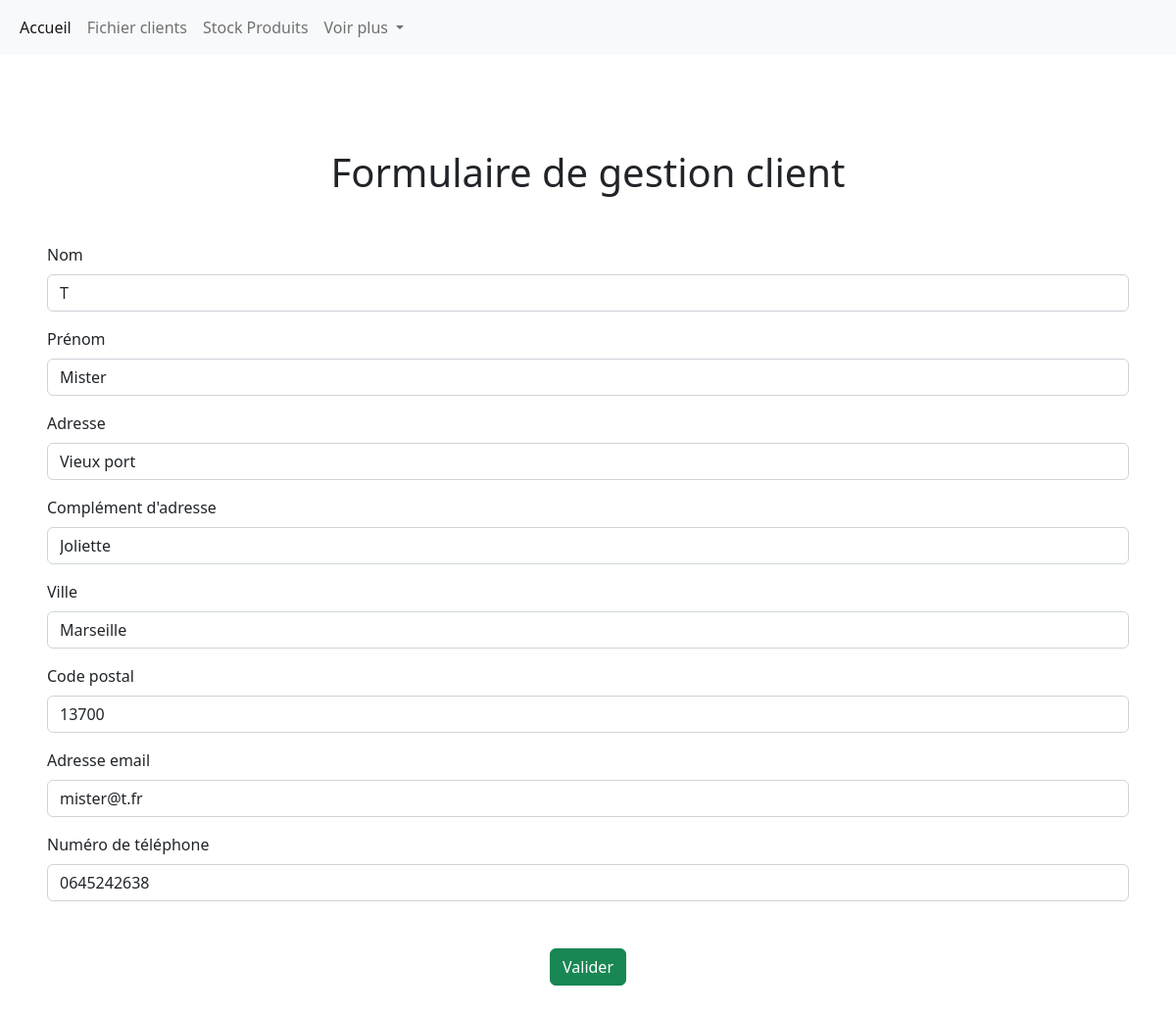
/Customers/customerManagement/2 (signed in), run on the app's committed database.
### tables this page shows
CREATE TABLE `customers` (
  `id` int(11) NOT NULL,
  `firstname` varchar(255) NOT NULL,
  `lastname` varchar(255) NOT NULL,
  `address` varchar(255) NOT NULL,
  `additional_address` varchar(255) DEFAULT NULL,
  `zip_code` varchar(5) NOT NULL,
  `city` varchar(128) NOT NULL,
  `email` varchar(255) NOT NULL,
  `phone_number` varchar(10) DEFAULT NULL
);

### utils/Render.php (called while the page is built, shortened)
<?php
class Render
{
    public static function render(string $path, array $var = [])
    {
        extract($var);
        require('views/' . $path .  '.phtml');
        require('views/layout.phtml');
    }
}

### index.php (called while the page is built, shortened)
<?php
require_once "config/Autoloader.php";
$route = new Routing();
$route->get();

### controllers/Controller.php (called while the page is built, shortened)
<?php
abstract class Controller
{
    public function __construct()
    {
        $this->model = new $this->modelName();
    }
}

### config/Autoloader.php (called while the page is built, shortened)
<?php
class Autoloader
{
    public static function Autoload()
    {
        spl_autoload_register(function ($classname) {
            $classname = str_replace("\\", "/", $classname);
        });
    }
}

### config/Database.php (called while the page is built, shortened)
<?php
class Database
{
    private static $instance = NULL;
    public static function getPdo(): PDO
    {
        if (self::$instance === NULL) {
            self::$instance = new PDO('mysql:host=localhost;dbname=pedale_joyeuse;charset=utf8', 'root', 'root', [
                PDO::ATTR_ERRMODE => PDO::ERRMODE_EXCEPTION,
                PDO::ATTR_DEFAULT_FETCH_MODE => PDO::FETCH_ASSOC
            ]);
        }
        return self::$instance;
    }
}

### models/Model.php (called while the page is built, shortened)
<?php
abstract class Model
{
    protected PDO $pdo;
    protected string $table;
    public function __construct()
    {
        $this->pdo = \config\Database::getpdo();
    }
    public function find(int $id)
    {
        $query = $this->pdo->prepare("SELECT * FROM {$this->table} WHERE id = :id");
        $query->execute(['id' => $id]);
        return $query->fetch();
    }
}

### views/customerManagement.phtml (the view)
<h1 class="text-center m-5">Formulaire de gestion client</h1>
<form action="/pedaleJoyeuse/Customers/createOrUpadateCustomer/<?php if (isset($customer)) echo $customer['id']; ?>" method="POST">
    <div class="mb-3">
        <label for="lastName" class="form-label">Nom</label>
        <input required type="text" class="form-control" id="lastName" name="lastName" value="<?php if (isset($customer)) echo $customer['lastname']; ?>">
    </div>
    <div class="mb-3">
        <label for="firstName" class="form-label">Prénom</label>
        <input required type="text" class="form-control" id="firstName" name="firstName" value="<?php if (isset($customer)) echo $customer['firstname']; ?>">
    </div>
    <div class="mb-3">
        <label for="address" class="form-label">Adresse</label>
        <input required type="text" class="form-control" id="address" name="address" value="<?php if (isset($customer)) echo $customer['address']; ?>">
    </div>
    <div class="mb-3">
        <label for="additional_address" class="form-label">Complément d'adresse</label>
        <input type="text" class="form-control" id="additional_address" name="additional_address" value="<?php if (isset($customer)) echo $customer['additional_address']; ?>">
    </div>
    <div class="mb-3">
        <label for="city" class="form-label">Ville</label>
        <input required type="text" class="form-control" id="city" name="city" value="<?php if (isset($customer)) echo $customer['city']; ?>">
    </div>
    <div class="mb-3">
        <label for="zipCode" class="form-label">Code postal</label>
        <input required type="number" class="form-control" id="zipCode" name="zipCode" value="<?php if (isset($customer)) echo $customer['zip_code']; ?>">
    </div>
    <div class="mb-3">
        <label for="email" class="form-label">Adresse email</label>
        <input required type="email" class="form-control" id="email" name="email" value="<?php if (isset($customer)) echo $customer['email']; ?>">
    </div>
    <div class="mb-3">
        <label for="phoneNumber" class="form-label">Numéro de téléphone</label>
        <input type="number" class="form-control" id="phoneNumber" name="phoneNumber" value="<?php if (isset($customer)) echo $customer['phone_number']; ?>">
    </div>
    <div class="text-center m-5"><button type="submit" class="btn btn-success">Valider</button></div>
</form>

### data on the page
customers: lastName "T", firstName "Mister", address "Vieux port", additional_address "Joliette", city "Marseille", zipCode "13700", email "mister@t.fr", phoneNumber "0645242638"
